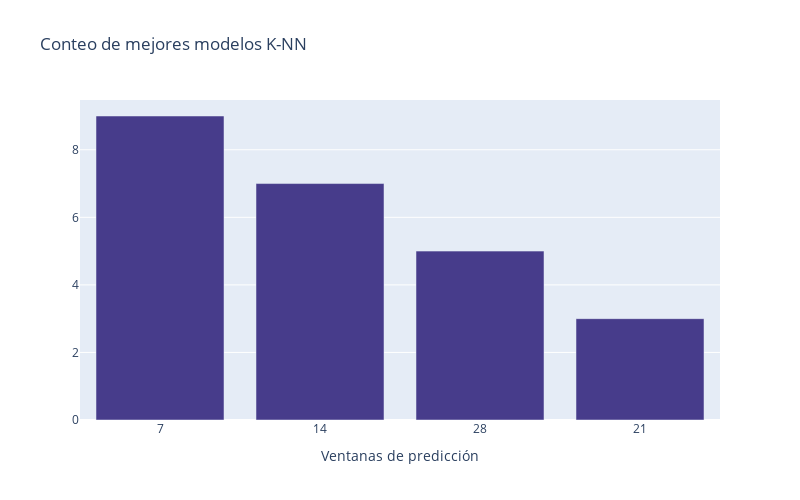

The notebook cell this image was saved under:
### Markdown cell above
En la tabla enterior vemos un dataframe, donde cada fila indica los scores obtenidos para cada uno de lo 24 modelos, así como cual fue la ventana de predicción que arrojo este score que es el mejor dentro de las demas ventanas y por supuesto su parametro k respectivo, ademas, podemos evaluar como se comporta cada modelo basado en sus errores.

Por ejemplo si suponemos que nos intereza evaluar el modelo que predice el día número 10 vemos que la mejor ventana es la de 14 días con un parametro $k=10$, esta combinación de parametros tiene una explicación de la variabilidad de los datos ($R^2$) del 89% y además vemos que los errores (MAE, MSE, MAPE) son bastante pequeños que es lo ideal.

### Code cell
fig = go.Figure()

x=['7','14','28','21']
ventanas=modelos_knn['Ventana'].value_counts()
fig.add_trace(go.Bar(x=x,y=ventanas, marker_color='#473C8B'))

fig.update_layout(
    title='Conteo de mejores modelos K-NN',
    xaxis_title='Ventanas de predicción',
    yaxis_title='',
    width=800,   
    height=500   
)

fig.show()

### Figure 1 — Plotly figure (JSON) as saved in the notebook; plotly's stock layout.template omitted (floating-point values rounded to 4 significant figures)
{"data": [{"marker": {"color": "#473C8B"}, "type": "bar", "x": ["7", "14", "28", "21"], "y": [9, 7, 5, 3]}], "layout": {"height": 500, "title": {"text": "Conteo de mejores modelos K-NN"}, "width": 800, "xaxis": {"title": {"text": "Ventanas de predicción"}}, "yaxis": {"title": {"text": ""}}}}
